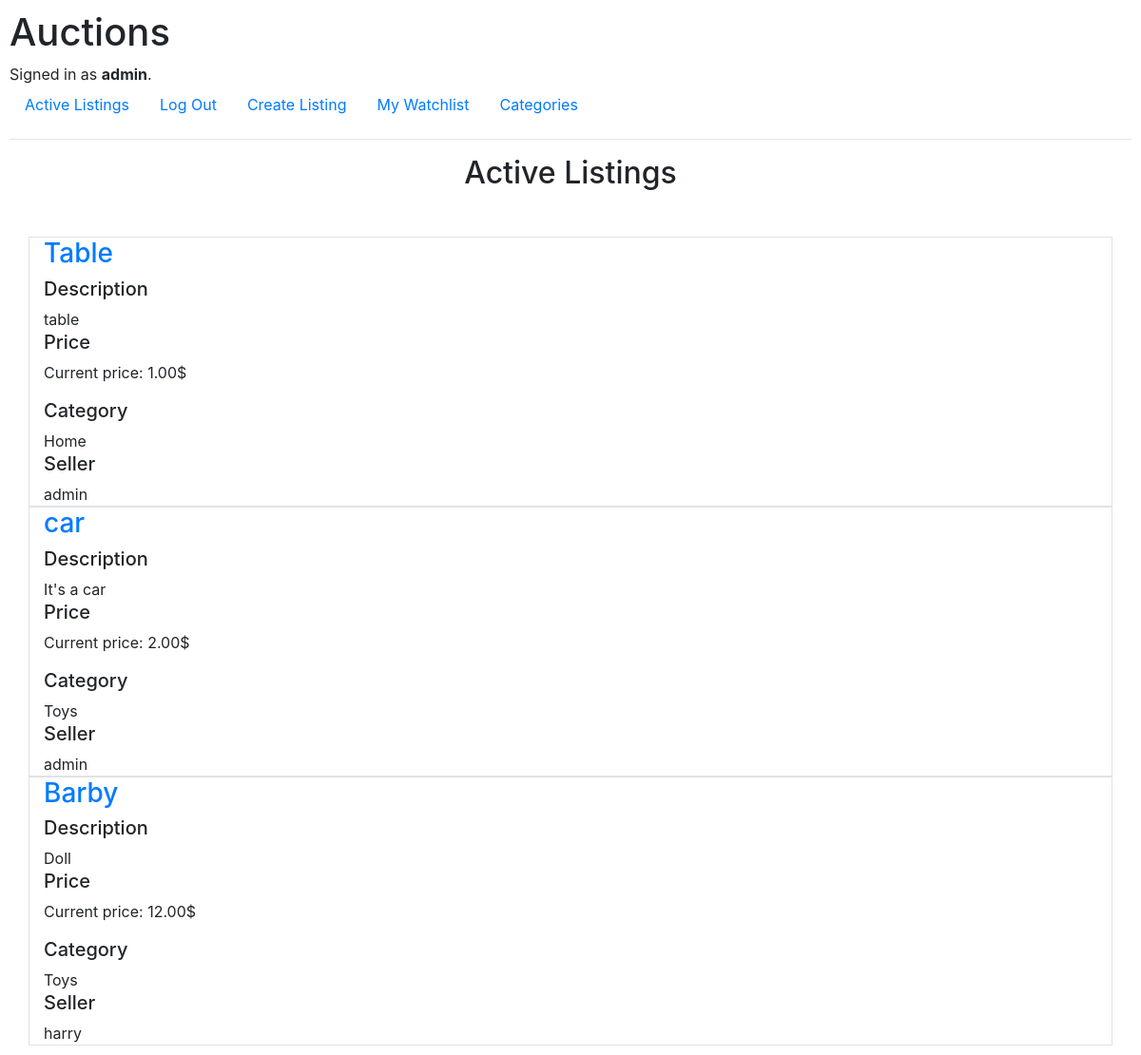
Screenshot of / (signed in) with the database file from the repository.
### auctions/models.py (models this page shows, shortened)
class User(AbstractUser):
    pass
    def __str__(self):
        return f"{self.username}"

class Listing(models.Model):
    title = models.CharField(max_length=50, unique=True)
    seller = models.ForeignKey(User, on_delete=models.CASCADE, related_name="user_listings")
    init_price = models.DecimalField(max_digits=15, decimal_places=2)
    current_price = models.DecimalField(blank=True, null=True, max_digits=15, decimal_places=2)
    category = models.ForeignKey(Category, on_delete=models.CASCADE, related_name="category_listings")
    status = models.BooleanField(default=True)
    image = models.CharField(max_length=100)
    description = models.CharField(max_length=1000)
    winner = models.ForeignKey(User, on_delete=models.CASCADE, null=True, blank=True, related_name="winner_listings")
    watchlist = models.ManyToManyField(User, related_name="user_watchlist")

class Category(models.Model):
    name = models.CharField(max_length=20, primary_key=True)
    def __str__(self):
        return f"{self.name}"

### auctions/views.py (the view)
# urls.py: path("", views.index, name="index"),
def index(request):
    active_listings = Listing.objects.filter(status=True)
    return render(request, "auctions/index.html", {
        "active_listings": active_listings
    })

### auctions/templates/auctions/index.html (shortened to what this page needs)
{% extends "auctions/layout.html" %}
{% block body %}
    <div class="container overflow-hidden">
        <h2 class="text-center mb-5">Active Listings</h2>
        <div class="row gy-3">
        {% for i in active_listings %}
            <div class="col-12 border">
                <h3>
                    <a href="{% url 'listing' id=i.id %}">{{ i.title }}</a>
                </h3>
                <div>
                    <h5>Description</h5>
                    {{ i.description }}
                </div>
                <div>
                    <h5>Price</h5>
                    <p>
                        Current price: {{ i.current_price }}$
                    </p>
                </div>
                <div>
                    <h5>Category</h5>
                    {{ i.category }}
                </div>
                <div>
                    <h5>Seller</h5>
                    {{ i.seller }}
                </div>
            </div>
            {% endfor %}
        </div>
    </div>
{% endblock %}

### auctions/templates/auctions/layout.html (shortened to what this page needs)
{% load static %}
<!DOCTYPE html>
<html lang="en">
    <head>
        <link rel="stylesheet" href="https://stackpath.bootstrapcdn.com/bootstrap/4.4.1/css/bootstrap.min.css">
        <link href="{% static 'auctions/styles.css' %}" rel="stylesheet">
    </head>
    <body>
        <h1>Auctions</h1>
        <div>
            {% if user.is_authenticated %}
                Signed in as <strong>{{ user.username }}</strong>.
            {% else %}
                Not signed in.
            {% endif %}
        </div>
        <ul class="nav">
            <li class="nav-item">
                <a class="nav-link" href="{% url 'index' %}">Active Listings</a>
            </li>
            {% if user.is_authenticated %}
                <li class="nav-item">
                    <a class="nav-link" href="{% url 'logout' %}">Log Out</a>
                </li>
                <li class="nav-item">
                    <a class="nav-link" href="{% url 'new_listing' %}">Create Listing</a>
                </li>
                <li class="nav-item">
                    <a class="nav-link" href="{% url 'watchlist' user_id=user.pk %}">My Watchlist</a>
                </li>
            {% endif %}
            <li class="nav-item">
                <a class="nav-link" href="{% url 'categories' %}">Categories</a>
            </li>
        </ul>
        <hr>
        {% block body %}
        {% endblock %}
    </body>
</html>

### auctions/static/auctions/styles.css (style rules this page uses)
body { padding: 10px; }

### rows the page displays
User: username "admin"
Listing: title "Table", description "table", current_price "1.00", category "Home", seller "admin"
Listing: title "car", description "It's a car", current_price "2.00", category "Toys", seller "admin"
Listing: title "Barby", description "Doll", current_price "12.00", category "Toys", seller "harry"
